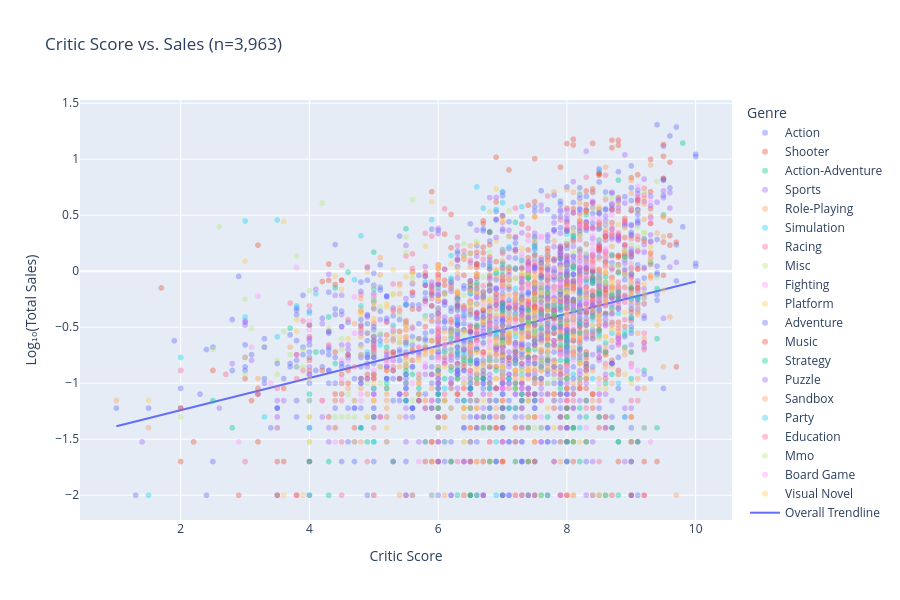

Notebook source saved alongside this figure:
### Markdown cell above
## 12. Critic Score vs. Sales

Does critical acclaim predict commercial success? This scatter plot with a trend line provides the initial visual signal before formal statistical testing in Notebook 02.

### Code cell
scored = df[df['critic_score'].notna() & (df['total_sales'] > 0)].copy()
scored['log_sales'] = np.log10(scored['total_sales'])

fig = px.scatter(
    scored, x='critic_score', y='log_sales',
    color='genre', opacity=0.4,
    trendline='ols', trendline_scope='overall',
    labels={'critic_score': 'Critic Score', 'log_sales': 'Log₁₀(Total Sales)', 'genre': 'Genre'},
    title=f'Critic Score vs. Sales (n={len(scored):,})',
    hover_data=['title', 'console', 'total_sales']
)
fig.update_layout(height=600)
fig.write_html(f'{FIGURES_DIR}/critic_vs_sales.html')
fig.show()

corr = scored['critic_score'].corr(scored['total_sales'], method='spearman')
print(f'Spearman rank correlation (critic_score vs total_sales): {corr:.4f}')

### Figure 1 — Plotly figure (JSON) as saved in the notebook; plotly's stock layout.template omitted (floating-point values rounded to 4 significant figures; data arrays with more than 128 entries replaced by an {"elided": "..."} marker saying what was removed)
{"data": [{"customdata": {"elided": "705x3 mixed values"}, "hovertemplate": "Genre=Action<br>Critic Score=%{x}<br>Log₁₀(Total Sales)=%{y}<br>title=%{customdata[0]}<br>console=%{customdata[1]}<br>total_sales=%{customdata[2]}<extra></extra>", "legendgroup": "Action", "marker": {"color": "#636efa", "opacity": 0.4, "symbol": "circle"}, "mode": "markers", "name": "Action", "showlegend": true, "type": "scattergl", "x": {"elided": "705 float values"}, "xaxis": "x", "y": {"elided": "705 float values"}, "yaxis": "y"}, {"customdata": {"elided": "497x3 mixed values"}, "hovertemplate": "Genre=Shooter<br>Critic Score=%{x}<br>Log₁₀(Total Sales)=%{y}<br>title=%{customdata[0]}<br>console=%{customdata[1]}<br>total_sales=%{customdata[2]}<extra></extra>", "legendgroup": "Shooter", "marker": {"color": "#EF553B", "opacity": 0.4, "symbol": "circle"}, "mode": "markers", "name": "Shooter", "showlegend": true, "type": "scattergl", "x": {"elided": "497 float values"}, "xaxis": "x", "y": {"elided": "497 float values"}, "yaxis": "y"}, {"customdata": {"elided": "76x3 mixed values"}, "hovertemplate": "Genre=Action-Adventure<br>Critic Score=%{x}<br>Log₁₀(Total Sales)=%{y}<br>title=%{customdata[0]}<br>console=%{customdata[1]}<br>total_sales=%{customdata[2]}<extra></extra>", "legendgroup": "Action-Adventure", "marker": {"color": "#00cc96", "opacity": 0.4, "symbol": "circle"}, "mode": "markers", "name": "Action-Adventure", "showlegend": true, "type": "scattergl", "x": [9.8, 8.8, 8.7, 8.5, 8.3, 9.5, 6.9, 7.2, 8.5, 6.8, 7.5, 7.9, 9.3, 7.6, 6.8, 8.1, 7.0, 7.8, 8.4, 8.3, 6.9, 8.6, 7.4, 7.9, 8.3, 7.3, 8.6, 6.5, 8.0, 6.8, 8.1, 6.0, 7.6, 8.5, 8.0, 8.5, 7.5, 9.1, 7.0, 7.8, 7.9, 7.7, 3.7, 8.5, 8.3, 7.0, 7.7, 5.7, 8.0, 7.0, 7.5, 5.2, 7.0, 8.9, 7.2, 7.5, 8.0, 7.2, 7.9, 7.6, 8.2, 7.0, 8.3, 9.2, 6.0, 7.5, 4.0, 6.5, 8.3, 8.0, 6.0, 2.8, 5.0, 6.5, 6.5, 6.5], "xaxis": "x", "y": [1.144, 0.8129, 0.5955, 0.5237, 0.5038, 0.5024, 0.4579, 0.4362, 0.382, 0.3541, 0.2967, 0.1106, 0.07918, 0.07918, 0.04532, 0.01703, 0.004321, 0.0, 0.0, -0.008774, -0.01773, -0.05061, -0.06048, -0.06048, -0.07058, -0.09691, -0.1024, -0.1192, -0.1249, -0.1308, -0.1487, -0.1487, -0.1739, -0.2007, -0.2291, -0.2291, -0.2441, -0.2518, -0.3372, -0.3565, -0.4089, -0.4437, -0.5086, -0.5376, -0.5528, -0.5686, -0.5686, -0.6021, -0.6021, -0.6021, -0.6198, -0.6778, -0.6778, -0.6778, -0.699, -0.699, -0.7959, -0.7959, -0.7959, -0.7959, -0.7959, -0.8539, -0.8539, -0.8861, -1.046, -1.097, -1.097, -1.222, -1.301, -1.398, -1.398, -1.398, -1.523, -1.699, -2.0, -2.0], "yaxis": "y"}, {"customdata": {"elided": "523x3 mixed values"}, "hovertemplate": "Genre=Sports<br>Critic Score=%{x}<br>Log₁₀(Total Sales)=%{y}<br>title=%{customdata[0]}<br>console=%{customdata[1]}<br>total_sales=%{customdata[2]}<extra></extra>", "legendgroup": "Sports", "marker": {"color": "#ab63fa", "opacity": 0.4, "symbol": "circle"}, "mode": "markers", "name": "Sports", "showlegend": true, "type": "scattergl", "x": {"elided": "523 float values"}, "xaxis": "x", "y": {"elided": "523 float values"}, "yaxis": "y"}, {"customdata": {"elided": "446x3 mixed values"}, "hovertemplate": "Genre=Role-Playing<br>Critic Score=%{x}<br>Log₁₀(Total Sales)=%{y}<br>title=%{customdata[0]}<br>console=%{customdata[1]}<br>total_sales=%{customdata[2]}<extra></extra>", "legendgroup": "Role-Playing", "marker": {"color": "#FFA15A", "opacity": 0.4, "symbol": "circle"}, "mode": "markers", "name": "Role-Playing", "showlegend": true, "type": "scattergl", "x": {"elided": "446 float values"}, "xaxis": "x", "y": {"elided": "446 float values"}, "yaxis": "y"}, {"customdata": {"elided": "145x3 mixed values"}, "hovertemplate": "Genre=Simulation<br>Critic Score=%{x}<br>Log₁₀(Total Sales)=%{y}<br>title=%{customdata[0]}<br>console=%{customdata[1]}<br>total_sales=%{customdata[2]}<extra></extra>", "legendgroup": "Simulation", "marker": {"color": "#19d3f3", "opacity": 0.4, "symbol": "circle"}, "mode": "markers", "name": "Simulation", "showlegend": true, "type": "scattergl", "x": {"elided": "145 float values"}, "xaxis": "x", "y": {"elided": "145 float values"}, "yaxis": "y"}, {"customdata": {"elided": "327x3 mixed values"}, "hovertemplate": "Genre=Racing<br>Critic Score=%{x}<br>Log₁₀(Total Sales)=%{y}<br>title=%{customdata[0]}<br>console=%{customdata[1]}<br>total_sales=%{customdata[2]}<extra></extra>", "legendgroup": "Racing", "marker": {"color": "#FF6692", "opacity": 0.4, "symbol": "circle"}, "mode": "markers", "name": "Racing", "showlegend": true, "type": "scattergl", "x": {"elided": "327 float values"}, "xaxis": "x", "y": {"elided": "327 float values"}, "yaxis": "y"}, {"customdata": {"elided": "224x3 mixed values"}, "hovertemplate": "Genre=Misc<br>Critic Score=%{x}<br>Log₁₀(Total Sales)=%{y}<br>title=%{customdata[0]}<br>console=%{customdata[1]}<br>total_sales=%{customdata[2]}<extra></extra>", "legendgroup": "Misc", "marker": {"color": "#B6E880", "opacity": 0.4, "symbol": "circle"}, "mode": "markers", "name": "Misc", "showlegend": true, "type": "scattergl", "x": {"elided": "224 float values"}, "xaxis": "x", "y": {"elided": "224 float values"}, "yaxis": "y"}, {"customdata": {"elided": "216x3 mixed values"}, "hovertemplate": "Genre=Fighting<br>Critic Score=%{x}<br>Log₁₀(Total Sales)=%{y}<br>title=%{customdata[0]}<br>console=%{customdata[1]}<br>total_sales=%{customdata[2]}<extra></extra>", "legendgroup": "Fighting", "marker": {"color": "#FF97FF", "opacity": 0.4, "symbol": "circle"}, "mode": "markers", "name": "Fighting", "showlegend": true, "type": "scattergl", "x": {"elided": "216 float values"}, "xaxis": "x", "y": {"elided": "216 float values"}, "yaxis": "y"}, {"customdata": {"elided": "296x3 mixed values"}, "hovertemplate": "Genre=Platform<br>Critic Score=%{x}<br>Log₁₀(Total Sales)=%{y}<br>title=%{customdata[0]}<br>console=%{customdata[1]}<br>total_sales=%{customdata[2]}<extra></extra>", "legendgroup": "Platform", "marker": {"color": "#FECB52", "opacity": 0.4, "symbol": "circle"}, "mode": "markers", "name": "Platform", "showlegend": true, "type": "scattergl", "x": {"elided": "296 float values"}, "xaxis": "x", "y": {"elided": "296 float values"}, "yaxis": "y"}, {"customdata": {"elided": "217x3 mixed values"}, "hovertemplate": "Genre=Adventure<br>Critic Score=%{x}<br>Log₁₀(Total Sales)=%{y}<br>title=%{customdata[0]}<br>console=%{customdata[1]}<br>total_sales=%{customdata[2]}<extra></extra>", "legendgroup": "Adventure", "marker": {"color": "#636efa", "opacity": 0.4, "symbol": "circle"}, "mode": "markers", "name": "Adventure", "showlegend": true, "type": "scattergl", "x": {"elided": "217 float values"}, "xaxis": "x", "y": {"elided": "217 float values"}, "yaxis": "y"}, {"customdata": [["Just Dance 2014", "WII", 3.89], ["Dance Central 2", "X360", 2.04], ["Rocksmith 2014", "PS3", 1.05], ["Just Dance 2014", "X360", 1.03], ["Rocksmith 2014", "X360", 0.99], ["Just Dance 2018", "NS", 0.76], ["Rocksmith 2014", "PC", 0.7], ["Just Dance 2014", "WIIU", 0.64], ["Just Dance 2015", "XONE", 0.54], ["Just Dance 2014", "PS4", 0.47], ["Rocksmith 2014", "XONE", 0.43], ["Just Dance 2014", "PS3", 0.39], ["Just Dance 2017", "NS", 0.29], ["Everybody Dance", "PS3", 0.13], ["Gal Metal!", "NS", 0.02], ["Musynx", "NS", 0.01]], "hovertemplate": "Genre=Music<br>Critic Score=%{x}<br>Log₁₀(Total Sales)=%{y}<br>title=%{customdata[0]}<br>console=%{customdata[1]}<br>total_sales=%{customdata[2]}<extra></extra>", "legendgroup": "Music", "marker": {"color": "#EF553B", "opacity": 0.4, "symbol": "circle"}, "mode": "markers", "name": "Music", "showlegend": true, "type": "scattergl", "x": [7.4, 8.6, 9.1, 7.6, 8.4, 8.0, 9.0, 7.5, 8.1, 7.5, 9.0, 7.8, 6.5, 6.5, 7.0, 7.5], "xaxis": "x", "y": [0.5899, 0.3096, 0.02119, 0.01284, -0.004365, -0.1192, -0.1549, -0.1938, -0.2676, -0.3279, -0.3665, -0.4089, -0.5376, -0.8861, -1.699, -2.0], "yaxis": "y"}, {"customdata": {"elided": "154x3 mixed values"}, "hovertemplate": "Genre=Strategy<br>Critic Score=%{x}<br>Log₁₀(Total Sales)=%{y}<br>title=%{customdata[0]}<br>console=%{customdata[1]}<br>total_sales=%{customdata[2]}<extra></extra>", "legendgroup": "Strategy", "marker": {"color": "#00cc96", "opacity": 0.4, "symbol": "circle"}, "mode": "markers", "name": "Strategy", "showlegend": true, "type": "scattergl", "x": {"elided": "154 float values"}, "xaxis": "x", "y": {"elided": "154 float values"}, "yaxis": "y"}, {"customdata": {"elided": "105x3 mixed values"}, "hovertemplate": "Genre=Puzzle<br>Critic Score=%{x}<br>Log₁₀(Total Sales)=%{y}<br>title=%{customdata[0]}<br>console=%{customdata[1]}<br>total_sales=%{customdata[2]}<extra></extra>", "legendgroup": "Puzzle", "marker": {"color": "#ab63fa", "opacity": 0.4, "symbol": "circle"}, "mode": "markers", "name": "Puzzle", "showlegend": true, "type": "scattergl", "x": [7.3, 6.9, 7.9, 9.0, 6.6, 7.4, 6.1, 6.3, 7.3, 8.0, 5.8, 8.5, 7.9, 7.7, 7.3, 8.2, 8.7, 8.4, 8.0, 8.8, 5.7, 7.8, 6.0, 7.3, 7.0, 8.6, 7.5, 6.5, 7.7, 7.3, 7.9, 7.2, 5.6, 8.0, 7.7, 7.4, 6.8, 7.6, 8.8, 8.8, 7.2, 7.8, 4.6, 6.9, 6.4, 8.5, 7.2, 7.4, 7.5, 7.3, 7.1, 8.6, 8.2, 7.9, 6.8, 5.9, 4.0, 4.9, 7.0, 6.5, 7.6, 9.1, 8.1, 7.4, 7.3, 6.9, 6.5, 8.6, 8.5, 7.9, 7.4, 7.2, 7.0, 5.4, 5.4, 5.0, 7.9, 7.5, 7.3, 6.9, 7.5, 7.0, 6.7, 5.5, 5.0, 8.6, 7.3, 4.2, 8.0, 7.9, 7.3, 7.0, 4.3, 3.5, 9.0, 6.0, 6.0, 5.7, 6.4, 6.9, 8.3, 7.9, 7.4, 7.0, 6.7], "xaxis": "x", "y": [0.3424, 0.301, 0.1673, 0.1644, 0.1335, 0.08636, 0.01703, -0.06048, -0.0655, -0.09151, -0.1249, -0.1367, -0.1487, -0.2518, -0.2518, -0.284, -0.301, -0.301, -0.3279, -0.3372, -0.3372, -0.3565, -0.3768, -0.3872, -0.4202, -0.4815, -0.4815, -0.4815, -0.4949, -0.4949, -0.5086, -0.5086, -0.5086, -0.5229, -0.5376, -0.5528, -0.5686, -0.585, -0.6021, -0.6383, -0.6383, -0.6576, -0.6576, -0.699, -0.699, -0.7212, -0.7696, -0.7959, -0.8239, -0.8239, -0.8539, -0.9208, -0.9208, -0.9208, -0.9208, -0.9208, -0.9208, -0.9586, -1.0, -1.0, -1.046, -1.046, -1.046, -1.046, -1.046, -1.046, -1.097, -1.097, -1.097, -1.097, -1.097, -1.097, -1.097, -1.097, -1.097, -1.097, -1.155, -1.155, -1.155, -1.155, -1.222, -1.222, -1.222, -1.222, -1.222, -1.301, -1.301, -1.301, -1.398, -1.398, -1.398, -1.398, -1.398, -1.398, -1.523, -1.523, -1.523, -1.523, -1.699, -1.699, -2.0, -2.0, -2.0, -2.0, -2.0], "yaxis": "y"}, {"customdata": [["Minecraft", "NS", 1.89]], "hovertemplate": "Genre=Sandbox<br>Critic Score=%{x}<br>Log₁₀(Total Sales)=%{y}<br>title=%{customdata[0]}<br>console=%{customdata[1]}<br>total_sales=%{customdata[2]}<extra></extra>", "legendgroup": "Sandbox", "marker": {"color": "#FFA15A", "opacity": 0.4, "symbol": "circle"}, "mode": "markers", "name": "Sandbox", "showlegend": true, "type": "scattergl", "x": [9.2], "xaxis": "x", "y": [0.2765], "yaxis": "y"}, {"customdata": [["Mario Party: Star Rush", "3DS", 0.87], ["Mario Party: The Top 100", "3DS", 0.69], ["Animal Crossing: Amiibo Festival", "WIIU", 0.49], ["Ape Escape Academy", "PSP", 0.33], ["Sing Party", "WIIU", 0.3], ["Game & Wario", "WIIU", 0.25], ["Playstation Move Ape Escape", "PS3", 0.04], ["Rabbids Land", "WIIU", 0.03]], "hovertemplate": "Genre=Party<br>Critic Score=%{x}<br>Log₁₀(Total Sales)=%{y}<br>title=%{customdata[0]}<br>console=%{customdata[1]}<br>total_sales=%{customdata[2]}<extra></extra>", "legendgroup": "Party", "marker": {"color": "#19d3f3", "opacity": 0.4, "symbol": "circle"}, "mode": "markers", "name": "Party", "showlegend": true, "type": "scattergl", "x": [6.2, 5.0, 4.8, 5.3, 6.8, 6.2, 4.0, 6.1], "xaxis": "x", "y": [-0.06048, -0.1612, -0.3098, -0.4815, -0.5229, -0.6021, -1.398, -1.523], "yaxis": "y"}, {"customdata": [["Sesame Street: Once Upon A Monster", "X360", 0.52]], "hovertemplate": "Genre=Education<br>Critic Score=%{x}<br>Log₁₀(Total Sales)=%{y}<br>title=%{customdata[0]}<br>console=%{customdata[1]}<br>total_sales=%{customdata[2]}<extra></extra>", "legendgroup": "Education", "marker": {"color": "#FF6692", "opacity": 0.4, "symbol": "circle"}, "mode": "markers", "name": "Education", "showlegend": true, "type": "scattergl", "x": [8.0], "xaxis": "x", "y": [-0.284], "yaxis": "y"}, {"customdata": [["Dc Universe Online", "PS3", 0.51], ["Final Fantasy Xi: Online", "PS2", 0.32], ["Dc Universe Online", "PC", 0.23], ["The Elder Scrolls Online: Summerset", "PS4", 0.1]], "hovertemplate": "Genre=Mmo<br>Critic Score=%{x}<br>Log₁₀(Total Sales)=%{y}<br>title=%{customdata[0]}<br>console=%{customdata[1]}<br>total_sales=%{customdata[2]}<extra></extra>", "legendgroup": "Mmo", "marker": {"color": "#B6E880", "opacity": 0.4, "symbol": "circle"}, "mode": "markers", "name": "Mmo", "showlegend": true, "type": "scattergl", "x": [6.5, 8.4, 7.0, 7.5], "xaxis": "x", "y": [-0.2924, -0.4949, -0.6383, -1.0], "yaxis": "y"}, {"customdata": [["Monopoly For Nintendo Switch", "NS", 0.3]], "hovertemplate": "Genre=Board Game<br>Critic Score=%{x}<br>Log₁₀(Total Sales)=%{y}<br>title=%{customdata[0]}<br>console=%{customdata[1]}<br>total_sales=%{customdata[2]}<extra></extra>", "legendgroup": "Board Game", "marker": {"color": "#FF97FF", "opacity": 0.4, "symbol": "circle"}, "mode": "markers", "name": "Board Game", "showlegend": true, "type": "scattergl", "x": [5.3], "xaxis": "x", "y": [-0.5229], "yaxis": "y"}, {"customdata": [["Zero Escape: Virtue'S Last Reward", "3DS", 0.03]], "hovertemplate": "Genre=Visual Novel<br>Critic Score=%{x}<br>Log₁₀(Total Sales)=%{y}<br>title=%{customdata[0]}<br>console=%{customdata[1]}<br>total_sales=%{customdata[2]}<extra></extra>", "legendgroup": "Visual Novel", "marker": {"color": "#FECB52", "opacity": 0.4, "symbol": "circle"}, "mode": "markers", "name": "Visual Novel", "showlegend": true, "type": "scattergl", "x": [9.0], "xaxis": "x", "y": [-1.523], "yaxis": "y"}, {"hovertemplate": "<b>OLS trendline</b><br>log_sales = 0.143693 * critic_score + -1.52793<br>R<sup>2</sup>=0.117085<br><br>Critic Score=%{x}<br>Log₁₀(Total Sales)=%{y} <b>(trend)</b><extra></extra>", "legendgroup": "Overall Trendline", "line": {"color": "#636efa"}, "mode": "lines", "name": "Overall Trendline", "showlegend": true, "type": "scatter", "x": {"elided": "3963 float values"}, "xaxis": "x", "y": {"elided": "3963 float values"}, "yaxis": "y"}], "layout": {"height": 600, "legend": {"title": {"text": "Genre"}, "tracegroupgap": 0}, "title": {"text": "Critic Score vs. Sales (n=3,963)"}, "xaxis": {"anchor": "y", "domain": [0, 1], "title": {"text": "Critic Score"}}, "yaxis": {"anchor": "x", "domain": [0, 1], "title": {"text": "Log₁₀(Total Sales)"}}}}
